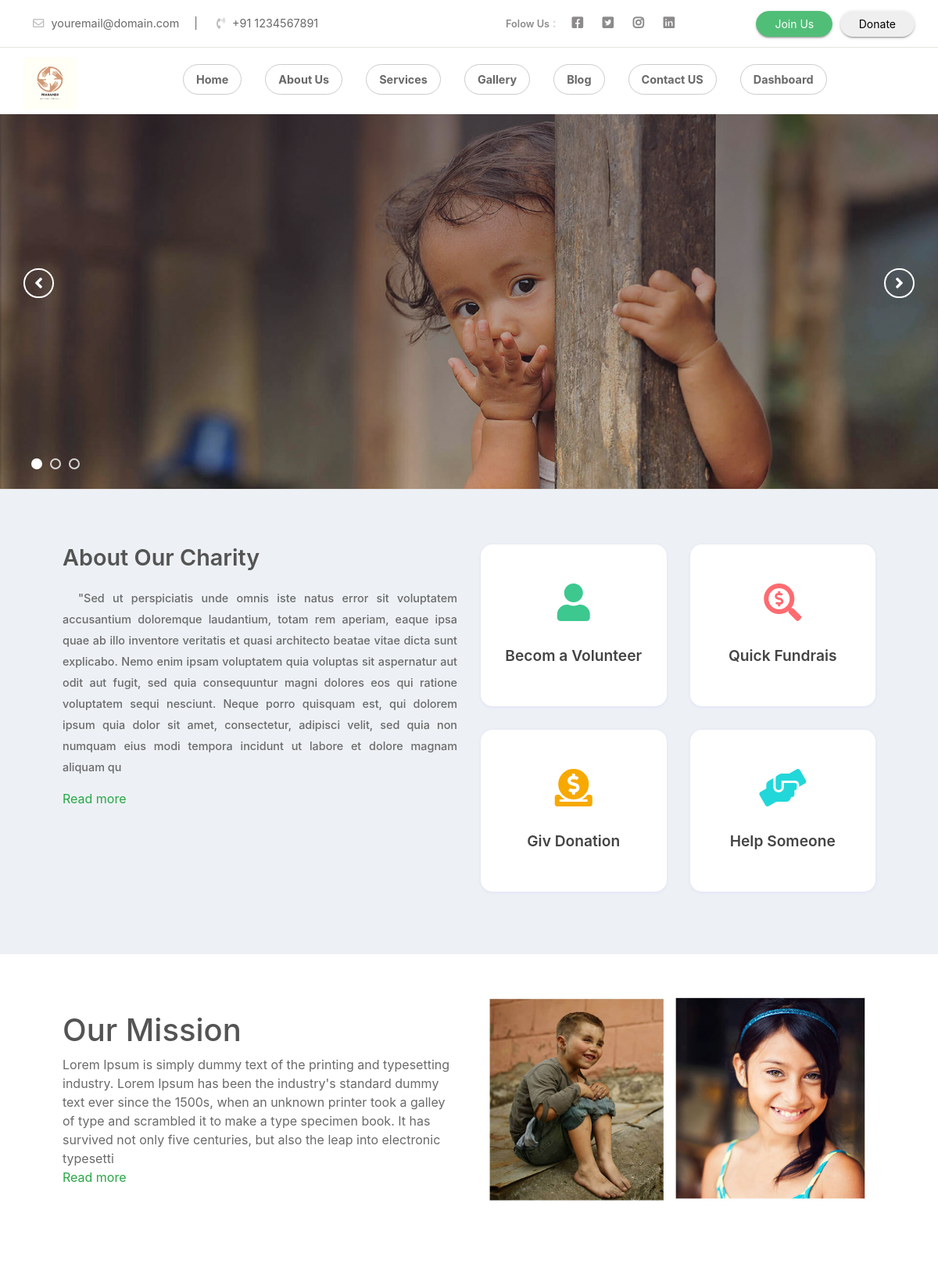
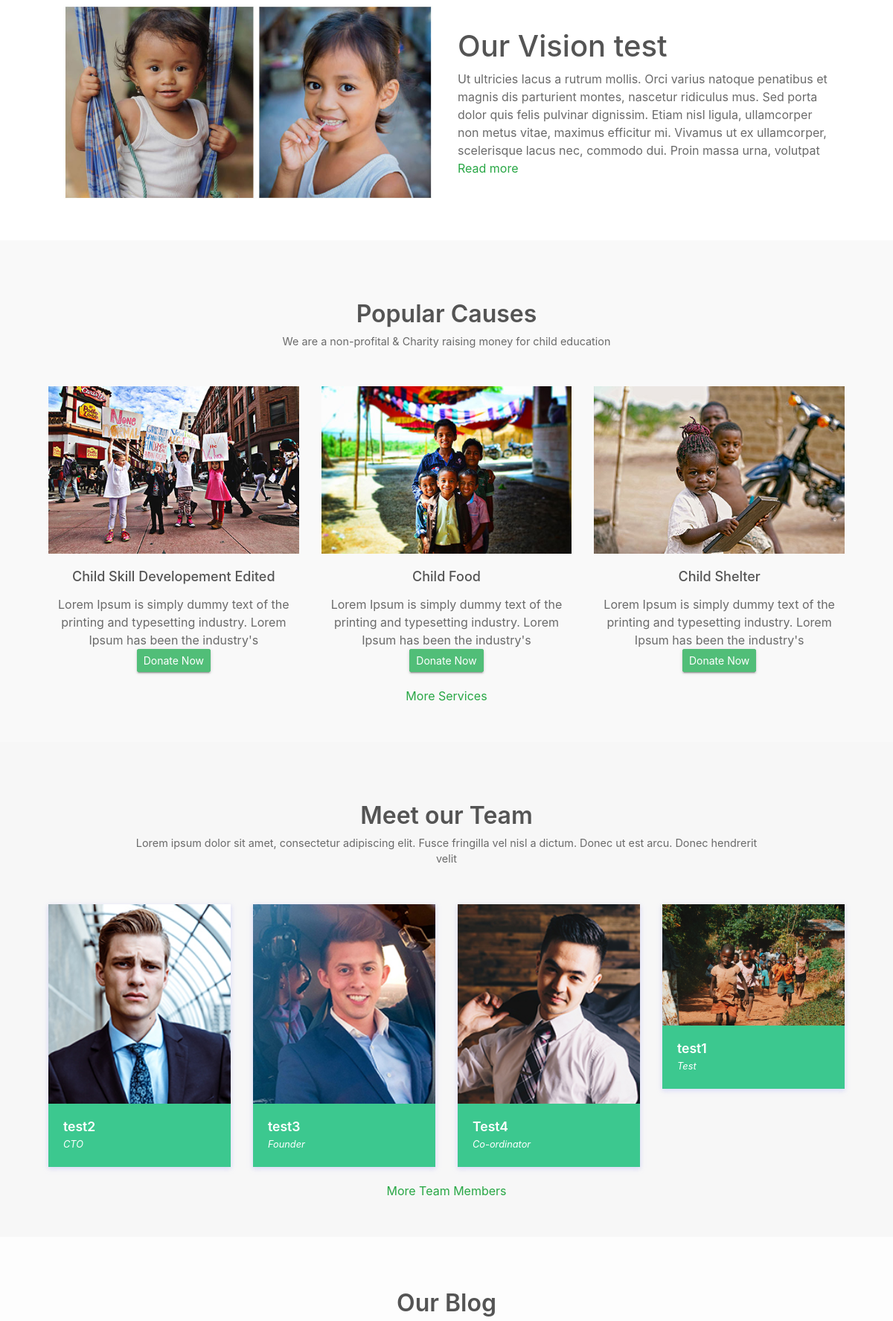
The page / (upper part) on the database its author committed (2 pictures, top to bottom).
### home/models.py (models this page shows, shortened)
class Carousel(models.Model):
    carousel_img = models.FileField(upload_to="carousel/", max_length=300, null=True)
    title = models.CharField(max_length=150, blank=True)
    sub_title = models.CharField(max_length=200, blank=True)
    def __str__(self):
        name = str(self.carousel_img)
        return name

class About(models.Model):
    title = models.CharField(max_length=300)
    desc = models.TextField()

class Mission(models.Model):
    title = models.CharField(max_length=300)
    desc = models.TextField()
    image1 = models.FileField(upload_to="mission/", max_length=300, blank=True)

class Vision(models.Model):
    title = models.CharField(max_length=300)
    desc = models.TextField()
    image1 = models.FileField(upload_to="vision/", max_length=300, blank=True)

class Services(models.Model):
    title = models.CharField(max_length=300, blank=True)
    sub_title = models.CharField(max_length=500, blank=True)
    image = models.FileField(upload_to="services/", max_length=500, blank=True)

class Team(models.Model):
    name = models.CharField(max_length=300, blank=True)
    designation = models.CharField(max_length=300, blank=True)
    image = models.FileField(upload_to="team/", max_length=600, blank=True)
    about = models.TextField(blank=True)

### home/views.py (the view)
# urls.py: 2. Add a URL to urlpatterns:  path('', views.home, name='home')
def home(request):
    carousel_obj = Carousel.objects.all()[:3]
    """getting the latest about object"""
    about_obj = About.objects.all()
    """getting the latest mission object"""
    mission_obj = Mission.objects.all()
    """getting the latest vision object"""
    vision_obj = Vision.objects.all()
    """getting the latest causes object"""
    service_obj = Services.objects.all().order_by("-id")[:3]
    """getting the team member details"""
    team_obj = Team.objects.all()[:4]
    """getting the blog member details"""
    blog_obj = Blog.objects.all()[:3]
    for data in carousel_obj:
        print(data)
    context = {
        'carousel_obj': carousel_obj,
        'about_obj': about_obj,
        'mission_obj': mission_obj,
        'vision_obj': vision_obj,
        'service_obj': service_obj,
        'team_obj': team_obj,
        'blog_obj': blog_obj
    }
    return render(request, 'index.html', context)

### templates/index.html (shortened to what this page needs)
{% extends 'base.html' %}
{% block body %}
{% load static %}
    <div class="slider">
        <div class="owl-carousel ">
        {% for item in carousel_obj %}
            <div class="slider-img">
                <div class="item">
                <div class="slider-img"><img src="{{item.carousel_img.url}}" alt=""></div>
                <div class="container">
                    <div class="row">
                        <div class="col-lg-offset-2 col-lg-8 col-md-offset-2 col-md-8 col-sm-12 col-xs-12">
                        </div>
                    </div>
                </div>
            </div>
            </div>
        {% endfor %}
        </div>
    </div>
<div class="about-us container-fluid">
    <div class="container">
        {% for item in about_obj %}
        <div class="row natur-row no-margin w-100">
            <div class="text-part col-md-6">
                <h2>{{item.title | safe}}</h2>
                {{item.desc | safe | slice:":555"}}
                <div class="link">
                    <a class="text-success" href="{% url 'aboutus' %}">Read more </a>
                </div>
            </div>
            <div class="image-part col-md-6">
                <div class="about-quick-box row">
                    <div class="col-md-6">
                        <a href="{% url 'contactus' %}">
                        <div class="about-qcard">
                           <i class="fas fa-user"></i>
                            <p>Becom a Volunteer</p>
                        </div>
                        </a>
                    </div>
                     <div class="col-md-6">
                         <a href="{% url 'donateus' %}">
                        <div class="about-qcard ">
                           <i class="fas fa-search-dollar red"></i>
                            <p>Quick Fundrais</p>
                        </div>
                         </a>
                    </div>
                     <div class="col-md-6">
                         <a href="{% url 'donateus' %}">
                        <div class="about-qcard ">
                           <i class="fas fa-donate yell"></i>
                            <p>Giv Donation</p>
                        </div>
                         </a>
                    </div>
                     <div class="col-md-6">
                         <a href="{% url 'contactus' %}">
                        <div class="about-qcard ">
                           <i class="fas fa-hands-helping blu"></i>
                            <p>Help Someone</p>
                        </div>
                         </a>
                    </div>
                </div>
            </div>
        </div>
        {% endfor %}
    </div>
</div>
  <section class="container-fluid mission-vision">
      <div class="container">
          {% for mission in mission_obj %}
          <div class="row mission">
              <div class="col-md-6 mv-det">
                  <h1>{{mission.title | safe}}</h1>
                  {{mission.desc | safe | slice:":333"}}
                  <div class="link">
                      <a class="text-success" href="{% url 'aboutus' %}">Read more </a>
                  </div>
                  </div>
              <div class="col-md-6 mv-img">
                  <img src="{{mission.image1.url}}" alt="">
              </div>
          </div>
          {% endfor %}
          {% for vision in vision_obj %}
          <div class="row vision">
              <div class="col-md-6 mv-img">
                   <img src="{{vision.image1.url}}" alt="">
              </div>
              <div class="col-md-6 mv-det">
                   <h1>{{vision.title | safe}}</h1>
                  {{vision.desc | safe | slice:":333"}}
                  <div class="link">
                      <a class='text-success' href="{% url 'aboutus' %}">Read more </a>
                  </div>
                   </div>
          </div>
          {% endfor %}
      </div>
  </section>
    <section class="events">
        <div class="container">
            <div class="session-title row">
                <h2>Popular Causes</h2>
                <p>We are a non-profital & Charity raising money for child education</p>
            </div>
            <div class="event-ro row">
                {% for service in service_obj %}
                <div class="col-md-4 col-sm-6">
                    <div class="event-box">
                        <img src="{{service.image.url}}" alt="">
                        <h4>{{service.title | safe}}</h4>
                        <p class="desic">{{service.sub_title | safe}}</p>
                        <a href="{% url 'donateus' %}">
                        <button class="btn btn-success btn-sm">Donate Now</button>
                        </a>
                    </div>
                </div>
                {% endfor %}
            </div>
             <div class="link-success center">
                 <a class="text-success" href="{% url 'services' %}">More Services </a>
             </div>
        </div>
    </section>
          <section class="our-team team-11">
            <div class="container">
                <div class="session-title row">
                      <h2>Meet our Team</h2>
                      <p>Lorem ipsum dolor sit amet, consectetur adipiscing elit. Fusce fringilla vel nisl a dictum. Donec ut est arcu. Donec hendrerit velit</p>
                </div>
                <div class="row team-row">
                    {% for team in team_obj %}
                    <div class="col-md-3 col-sm-6">
                        <form method="post">
                        <a href="{% url 'teamdetailscard' team.id %}">
                        <div class="single-usr">
                            <img src="{{team.image.url}}" alt="">
                            <div class="det-o">
                                <h4>{{team.name | safe}}</h4>
                                <i>{{team.designation}}</i>
                                <br>
                            </div>
                        </div>
                        </a>
                        </form>
                    </div>
                    {% endfor %}
                </div>
                <div class="link center">
                    <a class="text-success" href="{% url 'teams' %}">More Team Members </a>
                </div>
            </div>
        </section>
    <section class="our-blog">
         	<div class="container">
         		<div class="row session-title">
        			<h2> Our Blog </h2>
        		</div>
         	</div>
         </section>
{% endblock %}

### static/assets/css/style.css (style rules this page uses)
* { margin: 0px; padding: 0px; list-style: none; }
img { max-width: 100%; }
a { text-decoration: none; outline: none; color: #444; }
.center { text-align: center; }
html, body { height: 100%; }
p { margin-bottom: 0px; width: 100%; }
.no-margin { margin: 0px; }
::placeholder { color: #747f8a !important; font-size: 13px; opacity: .5 !important; }
.container-fluid { padding: 0px; }
h1, h2, h3, h4, h5, h6 { color: #545454; }
body { background-color: #f1f1f145 !important; -webkit-font-smoothing: antialiased; -moz-osx-font-smoothing: grayscale; text-rendering: optimizeLegibility; color: #6A6A6A; overflow-x: hidden; }
.session-title { padding: 30px; margin: 0px; margin-bottom: 20px; }
.session-title h2 { width: 100%; text-align: center; font-weight: 600; margin-bottom: 0px; }
.session-title p { max-width: 850px; text-align: center; float: none; margin: auto; font-size: .9rem; margin-top: 6px; }
.btn-success { background-color: #51be78; border-color: #51be78; }
.btn { box-shadow: 0 3px 1px -2px rgba(0, 0, 0, 0.2), 0 2px 2px 0 rgba(0, 0, 0, 0.14), 0 1px 5px 0 rgba(0, 0, 0, 0.12); border-radius: 2px; }
.container { max-width: 1170px; }
.slider { position: relative; }
.slider-img { background: -moz-linear-gradient(top, rgba(45, 32, 44, 0.3) 0%, rgba(45, 32, 44, 0.1) 100%); background: -webkit-linear-gradient(top, rgba(45, 32, 44, 0.3) 0%, rgba(45, 32, 44, 0.1) 100%); background: linear-gradient(to bottom, rgba(45, 32, 44, 0.3) 0%, rgba(45, 32, 44, 0.1) 100%); filter: progid:DXImageTransform.Microsoft.gradient(startColorstr='#cc1b2429', endColorstr='#cc1b2429', GradientType=0); position: relative; }
.slider-img img { position: relative; z-index: -1; }
.slider .col-lg-offset-2 { float: none; margin: auto; }
.about-us { background-color: #edf1f5; padding: 50px; }
.about-us .natur-row { margin-top: 20px; }
.about-us .text-part h2 { font-weight: 600; font-size: 1.8rem; margin-bottom: 20px; }
.about-us .text-part p { text-indent: 20px; margin-bottom: 15px; line-height: 27px; font-weight: 500; text-align: justify; font-size: .9rem; }
.about-us .image-part .about-quick-box .about-qcard { padding: 50px 30px; background-color: #FFF; box-shadow: 0 2px 3px 0 rgba(218, 218, 253, 0.35), 0 0px 3px 0 rgba(206, 206, 238, 0.35); border-radius: 15px; text-align: center; margin-bottom: 30px; }
.about-us .image-part .about-quick-box .about-qcard p { font-weight: 600; font-size: 1.2rem; }
.about-us .image-part .about-quick-box .about-qcard i { font-size: 3rem; margin-bottom: 30px; color: #3cc88f; }
.about-us .image-part .about-quick-box .about-qcard .red { color: #ff6b70; }
.about-us .image-part .about-quick-box .about-qcard .yell { color: #f7a900; }
.about-us .image-part .about-quick-box .about-qcard .blu { color: #21d7d9; }
.events { background-color: #efefef2e; padding: 50px; }
.events .event-ro .event-box { text-align: center; margin-bottom: 20px; }
.events .event-ro .event-box img { margin-bottom: 20px; }
.events .event-ro .event-box h4 { font-size: 18px; }
.events .event-ro .event-box .desic { font-size: 13px; margin-bottom: 15px; }
.mission-vision { background-color: #FFF; }
.mission-vision .mission { padding: 50px; }
.mission-vision .vision { padding: 50px; }
.mission-vision .mv-det { margin: auto; }
.our-blog { background-color: #FDFDFD; padding: 40px; }
.our-team { padding: 50px; background-color: #cccccc1c; }
.our-team .team-row { margin-top: 20px; }
.our-team .team-row .single-usr { box-shadow: 0 2px 6px 0 rgba(218, 218, 253, 0.65), 0 2px 6px 0 rgba(206, 206, 238, 0.54); margin-bottom: 20px; }
.our-team .team-row .single-usr img { width: 100%; }
.our-team .team-row .single-usr .det-o { padding: 20px; background-color: #3cc88f; }
.our-team .team-row .single-usr .det-o h4 { color: #FFF; margin-bottom: 0px; font-size: 1.1rem; font-weight: 600; }
.our-team .team-row .single-usr .det-o i { color: #FFF; font-size: .8rem; }

### rows shown on the page
Carousel: carousel_img (picture)
About: title "About Our Charity", desc "\"Sed ut perspiciatis unde omnis iste natus error sit voluptatem accusantium doloremque laudantium, totam rem aperiam, eaque ipsa quae ab illo inventore veritatis et quasi architecto beatae vitae dicta sunt explicabo. Nemo enim ipsam voluptatem quia voluptas sit aspernatur aut odit aut fugit, sed quia consequuntur magni dolores eos qui ratione voluptatem sequi nesciunt. Neque porro quisquam est, qui dolorem ipsum quia dolor sit amet, consectetur, adipisci velit, sed quia non numquam eius modi tempora incidunt ut labore et dolore magnam aliquam qu"
Mission: title "Our Mission", desc "Lorem Ipsum is simply dummy text of the printing and typesetting industry. Lorem Ipsum has been the industry's standard dummy text ever since the 1500s, when an unknown printer took a galley of type and scrambled it to make a type specimen book. It has survived not only five centuries, but also the leap into electronic typesetti", image1 (picture)
Vision: image1 (picture), title "Our Vision test", desc "Ut ultricies lacus a rutrum mollis. Orci varius natoque penatibus et magnis dis parturient montes, nascetur ridiculus mus. Sed porta dolor quis felis pulvinar dignissim. Etiam nisl ligula, ullamcorper non metus vitae, maximus efficitur mi. Vivamus ut ex ullamcorper, scelerisque lacus nec, commodo dui. Proin massa urna, volutpat"
Services: image (picture), title "Child Skill Developement Edited", sub_title "Lorem Ipsum is simply dummy text of the printing and typesetting industry. Lorem Ipsum has been the industry's"
Services: image (picture), title "Child Food", sub_title "Lorem Ipsum is simply dummy text of the printing and typesetting industry. Lorem Ipsum has been the industry's"
Services: image (picture), title "Child Shelter", sub_title "Lorem Ipsum is simply dummy text of the printing and typesetting industry. Lorem Ipsum has been the industry's"
Team: image (picture), name "test2", designation "CTO"
Team: image (picture), name "test3", designation "Founder"
Team: image (picture), name "Test4", designation "Co-ordinator"
Team: image (picture), name "test1", designation "Test"
